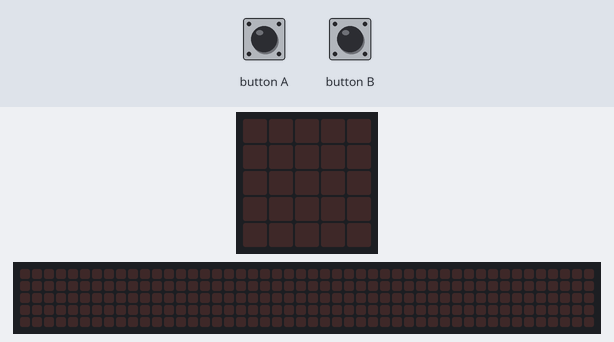
A program run on a simulated BBC micro:bit (MakeCode). Shown: the board's 5×5 LED display, a strip that is not on the board, showing the scrolling text unrolled. The test bench sets the inputs (shaded band). Random numbers come from a fixed seed; the 48×5 strip is a reading aid, not a part: it shows the text the display is scrolling, unrolled, one strip-width of it at a time.

Above: at 1.2 s.
1.3 s: button A pressed for 0.15 s
At 1.52 s:
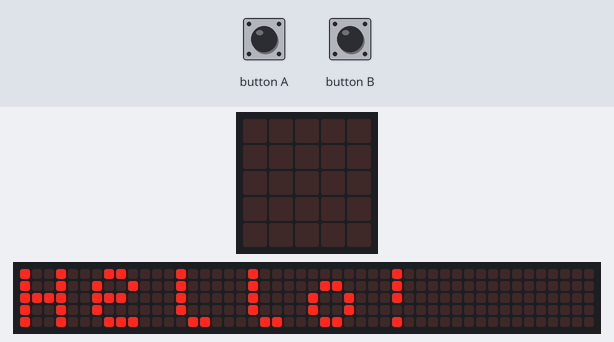
4.3 s: button B pressed for 0.15 s
7.4 s: button A pressed for 0.15 s
At 7.97 s:
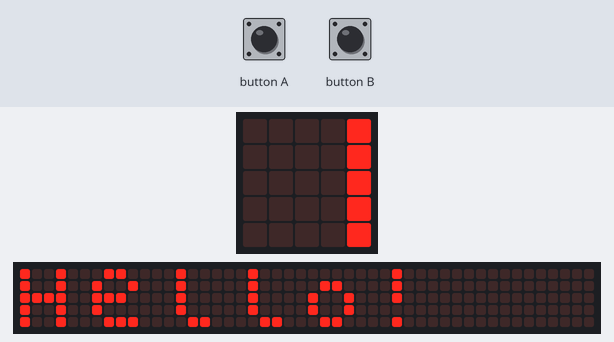
10.4 s: button B pressed for 0.15 s
13.5 s: button B pressed 5 times (0.12 s each, 0.3 s apart)
At 17.0 s:
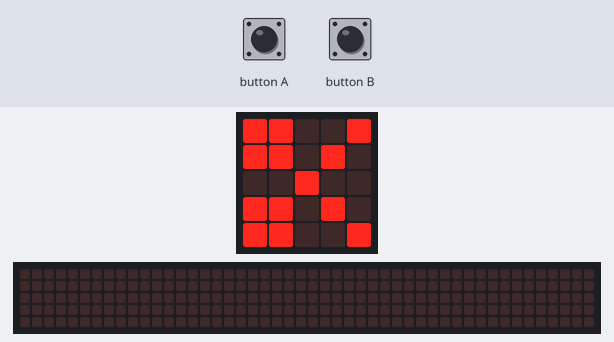
17.3 s: button A pressed for 0.15 s
At 17.52 s:
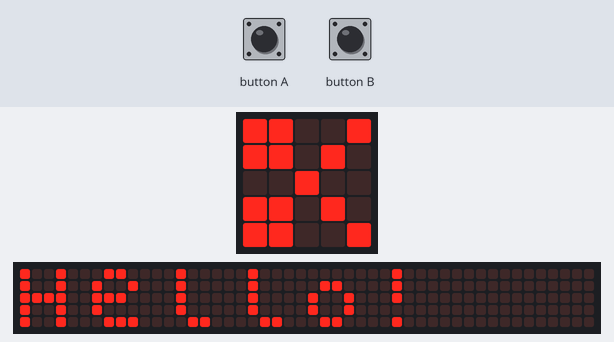

Measured:
- after the input at 1.3 s, the display: changes after 0.15 s (image 1)
- after the input at 17.3 s, the display: changes after 0.15 s (image 4)

The program:

main.ts
```typescript
input.onButtonPressed(Button.A, function () {
    basic.showString("Hello!")
})
input.onButtonPressed(Button.B, function () {
    b = randint(0, 2)
    if (b == 0) {
        basic.showLeds(`
            . # # # .
            # . # . #
            # # . # #
            # . . . #
            . # . # .
            `)
    } else {
        if (b == 1) {
            basic.showIcon(IconNames.Scissors)
        } else {
            basic.showLeds(`
                # # # # #
                # # # # #
                # # # # #
                # # # # #
                # # # # #
                `)
        }
    }
})
let b = 0
let a = 3
basic.forever(function () {

})
```

test.ts
```typescript
// 在此处测试；当此软件包作为插件使用时，将不会编译此软件包。
```
